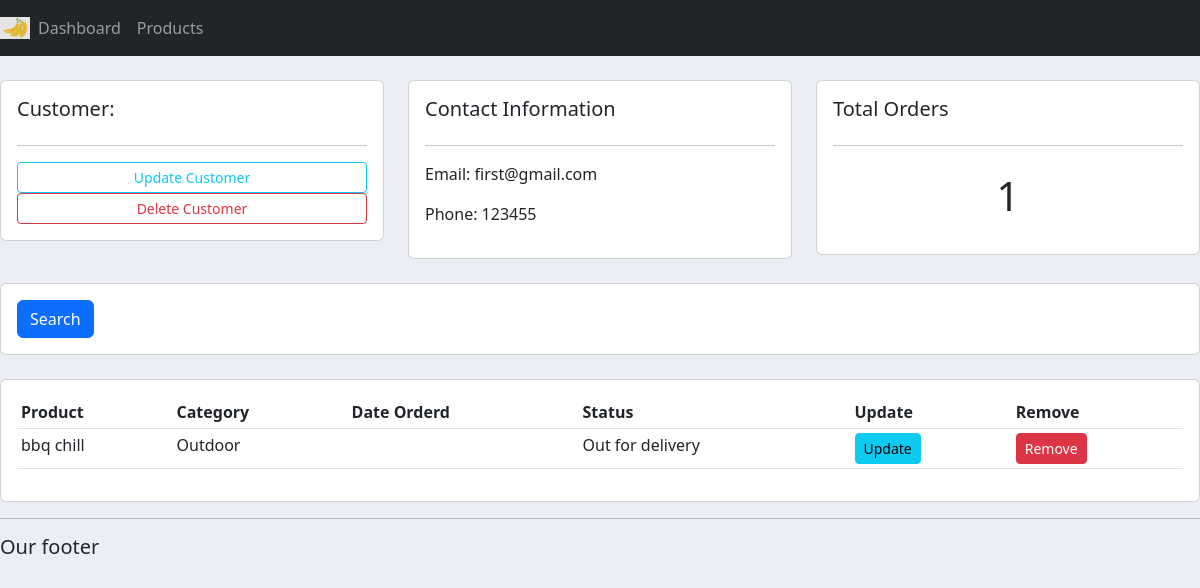
/customer/1, run on an earlier commit of the app's database.
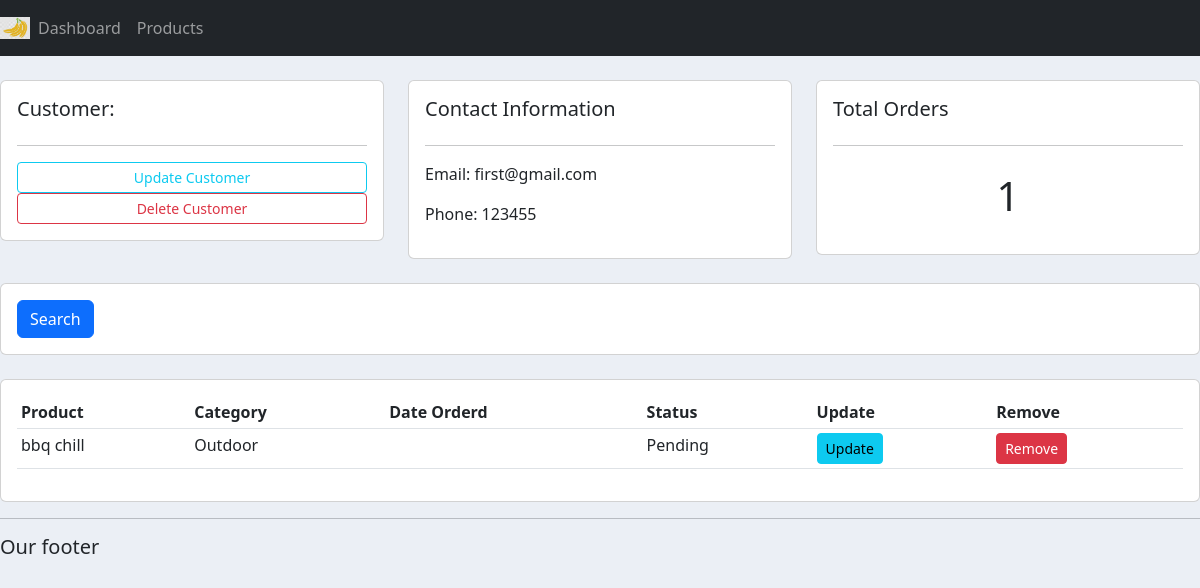
And on a later commit of the database.
### accounts/models.py (models this page shows)
class Order(models.Model):
	STATUS=(
		('Pending','Pending'),
		('Out for delivery', 'Out for delivery'),
		('Delivered','Delivered'),
		)
	customer=models.ForeignKey(Customer, null=True, on_delete=models.SET_NULL)
	product=models.ForeignKey(Product, null=True, on_delete=models.SET_NULL)
	date_created=models.DateField(auto_now_add=True, null=True)
	status=models.CharField(max_length=200, null=True, choices=STATUS)

class Product(models.Model):
	CATEGORY=(
		('Indoor','Indoor'),
		('Outdoor','Outdoor'),
		)
	name=models.CharField(max_length=200, null=True)
	price=models.FloatField(null=True)
	category=models.CharField(max_length=200, null=True, choices=CATEGORY)
	description=models.CharField(max_length=200, null=True, blank=True)
	date_created=models.DateField(auto_now_add=True)
	tags=models.ManyToManyField(Tag)
	def __str__(self):
		return self.name

### accounts/views.py (the view)
# urls.py: path('customer/<int:pk>', views.customer, name="customer"),
def customer(request,pk):
    customer=Customer.objects.get(id=pk)
    orders=customer.order_set.all()
    orders_count=orders.count()
    context={'customer':customer,'orders':orders,'orders_count':orders_count}
    return render(request,'accounts/customer.html',context)

### accounts/templates/accounts/customer.html
{%  extends 'accounts/main.html' %}
{% block content %}
	<br>
<div class="row">
	<div class="col-md">
		<div class="card card-body">
			<h5>Customer:</h5>
			<hr>
			<a class="btn btn-outline-info  btn-sm btn-block" href="">Update Customer</a>
			<a class="btn btn-outline-danger  btn-sm btn-block" href="">Delete Customer</a>
		</div>
	</div>
	<div class="col-md">
		<div class="card card-body">
			<h5>Contact Information</h5>
			<hr>
			<p>Email: {{customer.email}}</p>
			<p>Phone: {{customer.phone}}</p>
		</div>
	</div>
	<div class="col-md">
		<div class="card card-body">
			<h5>Total Orders</h5>
			<hr>
			<h1 style="text-align: center;padding: 10px">{{orders.count}}</h1>
		</div>
	</div>
</div>
<br>
<div class="row">
	<div class="col">
		<div class="card card-body">
			<form method="get">
		    <button class="btn btn-primary" type="submit">Search</button>
		  </form>
		</div>
	</div>
</div>
<br>
<div class="row">
	<div class="col-md">
		<div class="card card-body">
			<table class="table table-sm">
				<tr>
					<th>Product</th>
					<th>Category</th>
					<th>Date Orderd</th>
					<th>Status</th>
					<th>Update</th>
					<th>Remove</th>
				</tr>
				    {% for order in orders %}
					<tr>
						<td>{{order.product}}</td>
						<td>{{order.product.category}}</td>
						<td>{{order.product.created}}</td>
						<td>{{order.status}}</td>
						<td><a class="btn btn-sm btn-info" href="">Update</a></td>
						<td><a class="btn btn-sm btn-danger" href="">Remove</a></td>
				   </tr>
                  {% endfor %}
			</table>
		</div>
	</div>
</div>
{% endblock %}

What changed in the data, as far as the page shows it:
changed Order "bbq chill": status "Out for delivery" → "Pending"
